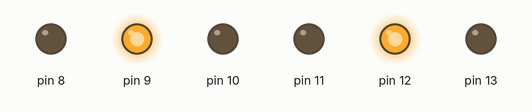
Recording of a sketch running on a simulated Arduino Uno, built with avr-gcc and run on an emulated ATmega328P. Shown: output pins drawn as LEDs (lit = HIGH).

Above: at 0.1 s.
Timing chart, 0 to 1.6 s (numbered marks = the images above):
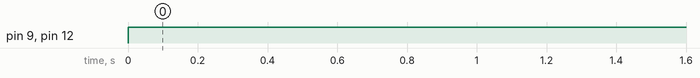

Measured:
- by itself, pin 9, pin 12: LOW → HIGH at 0.00 s

The sketch:

serial_motors.ino
```cpp
// первый двигатель
#define ENA 11
#define IN1 13
#define IN2 12

// второй двигатель
#define ENB 10
#define IN3 8
#define IN4 9

struct Motor
{
  int in1;
  int in2;
  int en;
};


Motor A;
Motor B;


void setupMotor(Motor *M, int in1, int in2, int en)
{
  *M = { in1 , in2 , en };
  pinMode(en, OUTPUT);
  pinMode(in1, OUTPUT);
  pinMode(in2, OUTPUT);
  Serial.begin(9600);
}

void stopMotor(Motor *M)
{

  digitalWrite(M->in1, LOW);
  digitalWrite(M->in2, LOW);
}


void setMotorSpeed(Motor *M, int speed)
{

  if(speed > 0)
  {
    analogWrite(M->en, speed);
    digitalWrite(M->in1, HIGH);
    digitalWrite(M->in2, LOW);
  }
  else
  {
    analogWrite(M->en, -speed);
    digitalWrite(M->in1, LOW);
    digitalWrite(M->in2, HIGH);
  }


}

int sA, sB, tmpA, tmpB;
void setup()
{
  setupMotor(&A, IN1, IN2, ENA);
  setupMotor(&B, IN3, IN4, ENB);
}

void loop()
{

  if (Serial.available() > 0)
  {
    int val = Serial.parseInt();
    if(val == 256)
    {
     tmpA = Serial.parseInt();
     tmpB = Serial.parseInt();
     if(tmpA != 256 && tmpB != 256)
     {
      sA = tmpA;
      sB = tmpB;
     }
    }
  }
  setMotorSpeed(&A, sA);
  setMotorSpeed(&B, sB);

}
```
